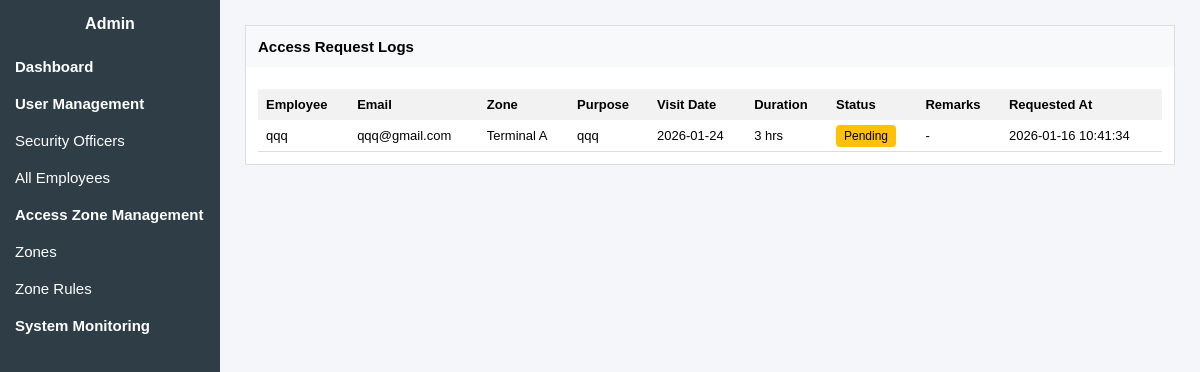
/admin/view/system-monitoring.php (signed in), run on the app's committed database.
### tables this page shows
CREATE TABLE `zone_access_requests` (
  `id` int(11) NOT NULL,
  `employee_name` varchar(100) DEFAULT NULL,
  `employee_email` varchar(100) DEFAULT NULL,
  `zone_name` varchar(100) DEFAULT NULL,
  `visit_purpose` text DEFAULT NULL,
  `visit_date` date DEFAULT NULL,
  `duration_hours` int(11) DEFAULT NULL,
  `status` enum('pending','approved','rejected') DEFAULT 'pending',
  `remarks` text DEFAULT NULL,
  `created_at` timestamp NOT NULL DEFAULT current_timestamp()
);

### admin/model/system_monitoring_model.php (called while the page is built, shortened)
<?php
class SystemMonitoringModel {
    public function getAllAccessLogs() {
        $db = new db_connection();
        $conn = $db->openConnection();
        $sql = "
            SELECT
                employee_name,
                employee_email,
                zone_name,
                visit_purpose,
                visit_date,
                duration_hours,
                status,
                remarks,
                created_at
            FROM zone_access_requests
            ORDER BY created_at DESC
        ";
        $result = $conn->query($sql);
        return $result;
    }
}
?>

### admin/view/system-monitoring.php (the view, shortened to what this page needs)
<?php
require_once "../model/system_monitoring_model.php";
$model = new SystemMonitoringModel();
$logs = $model->getAllAccessLogs();
?>
<!DOCTYPE html>
<html>
<head>
    <link rel="stylesheet" href="dashboard.css">
</head>
<body>
<div class="sidebar">
    <h2>Admin</h2>
    <a href="dashboard.php" class="menu">Dashboard</a>
    <div class="menu">User Management</div>
    <a href="security-officers.php" class="submenu">Security Officers</a>
    <a href="all-employees.php" class="submenu">All Employees</a>
    <div class="menu">Access Zone Management</div>
    <a href="zones.php" class="submenu">Zones</a>
    <a href="zone-rules.php" class="submenu">Zone Rules</a>
    <a href="system-monitoring.php" class="menu">System Monitoring</a>
</div>
<div class="main">
    <div class="panel">
        <h3>Access Request Logs</h3>
        <div class="panel-body">
            <table>
                <tr>
                    <th>Employee</th>
                    <th>Email</th>
                    <th>Zone</th>
                    <th>Purpose</th>
                    <th>Visit Date</th>
                    <th>Duration</th>
                    <th>Status</th>
                    <th>Remarks</th>
                    <th>Requested At</th>
                </tr>
                <?php if ($logs && $logs->num_rows > 0) { ?>
                    <?php while ($row = $logs->fetch_assoc()) { ?>
                        <tr>
                            <td><?= htmlspecialchars($row["employee_name"]) ?></td>
                            <td><?= htmlspecialchars($row["employee_email"]) ?></td>
                            <td><?= htmlspecialchars($row["zone_name"]) ?></td>
                            <td><?= htmlspecialchars($row["visit_purpose"]) ?></td>
                            <td><?= $row["visit_date"] ?></td>
                            <td><?= $row["duration_hours"] ?> hrs</td>
                            <td>
                                <?php
                                    $status = $row["status"];
                                    $class = $status === "approved" ? "approved" :
                                             ($status === "rejected" ? "rejected" : "pending");
                                ?>
                                <span class="badge <?= $class ?>">
                                    <?= ucfirst($status) ?>
                                </span>
                            </td>
                            <td><?= $row["remarks"] ?? "-" ?></td>
                            <td><?= $row["created_at"] ?></td>
                        </tr>
                    <?php } ?>
                <?php } else { ?>
                    <tr>
                        <td colspan="9">No access requests found</td>
                    </tr>
                <?php } ?>
            </table>
        </div>
    </div>
</div>
</body>
</html>

### admin/view/dashboard.css (style rules this page uses)
body { margin: 0; font-family: Arial, sans-serif; background-color: #f4f6f9; }
.sidebar { position: fixed; top: 0; left: 0; width: 220px; height: 100%; background-color: #2f3e46; color: white; }
.sidebar h2 { margin: 0; padding: 15px; text-align: center; font-size: 16px; }
.sidebar a { display: block; padding: 10px 15px; color: white; text-decoration: none; font-size: 15px; }
.menu { display: block; padding: 10px 15px; font-size: 15px; font-weight: bold; background-color: #2f3e46; }
.submenu { display: block; padding: 8px 25px; font-size: 12px; background-color: #2f3e46; text-decoration: none; color: #cfd8dc; }
.main { margin-left: 220px; padding: 25px; }
.panel { background-color: white; border: 1px solid #ddd; margin-bottom: 20px; }
.panel h3 { margin: 0; padding: 12px; background-color: #f8f9fa; font-size: 15px; }
.panel-body { padding: 12px; }
table { width: 100%; border-collapse: collapse; margin-top: 10px; }
th { padding: 8px; background-color: #f2f2f2; font-size: 13px; text-align: left; }
td { padding: 8px; border-bottom: 1px solid #ddd; font-size: 13px; word-break: break-word; }

### admin/view/system-monitoring.php (style rules this page uses)
.badge { padding: 4px 8px; border-radius: 4px; font-size: 12px; color: #fff; }
.pending { background: #ffc107; color:#000; }

### data on the page
zone_access_requests: employee_name "qqq", employee_email "qqq@gmail.com", zone_name "Terminal A", visit_purpose "qqq", visit_date "2026-01-24", duration_hours "3", status "Pending", remarks "-", created_at "2026-01-16 10:41:34"
